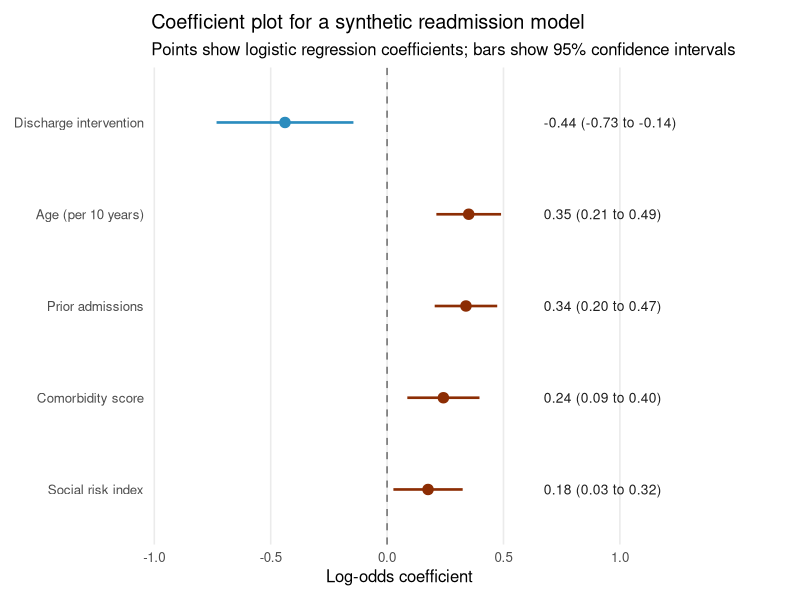
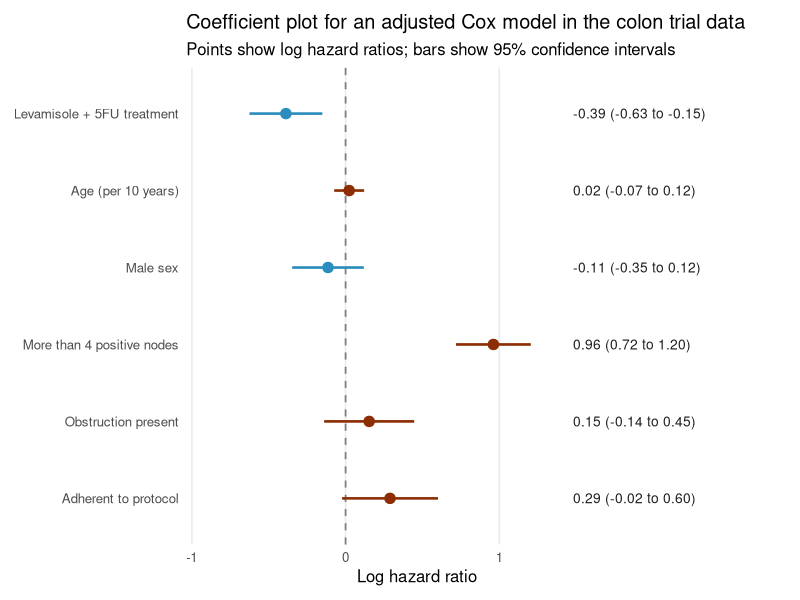

Here is the R script that generated these plots, in order:
## ---- chunk 1
library(dplyr)
library(ggplot2)
library(knitr)

set.seed(2026)

n_patients <- 800

synthetic_readmission <- data.frame(
  age10 = rnorm(n_patients, mean = 6.8, sd = 1.1),
  prior_admissions = rpois(n_patients, lambda = 1.3),
  comorbidity_score = rnorm(n_patients, mean = 0, sd = 1),
  social_risk = rnorm(n_patients, mean = 0, sd = 1),
  intervention = rbinom(n_patients, size = 1, prob = 0.5)
)

linear_predictor <- with(
  synthetic_readmission,
  -1.2 +
    0.22 * age10 +
    0.28 * prior_admissions +
    0.40 * comorbidity_score +
    0.31 * social_risk -
    0.45 * intervention
)

synthetic_readmission$readmission <- rbinom(
  n_patients,
  size = 1,
  prob = plogis(linear_predictor)
)

synthetic_logit <- glm(
  readmission ~ intervention + age10 + prior_admissions + comorbidity_score + social_risk,
  data = synthetic_readmission,
  family = binomial()
)

extract_glm_coefficients <- function(model, labels) {
  model_summary <- summary(model)

  out <- data.frame(
    term = rownames(model_summary$coefficients),
    estimate = model_summary$coefficients[, 1],
    std_error = model_summary$coefficients[, 2],
    row.names = NULL
  ) |>
    dplyr::filter(term != "(Intercept)") |>
    dplyr::mutate(
      conf_low = estimate - 1.96 * std_error,
      conf_high = estimate + 1.96 * std_error,
      term_label = labels[term],
      odds_ratio = exp(estimate),
      or_low = exp(conf_low),
      or_high = exp(conf_high)
    )

  out
}

synthetic_labels <- c(
  intervention = "Discharge intervention",
  age10 = "Age (per 10 years)",
  prior_admissions = "Prior admissions",
  comorbidity_score = "Comorbidity score",
  social_risk = "Social risk index"
)

synthetic_coef <- extract_glm_coefficients(synthetic_logit, synthetic_labels)

synthetic_table <- synthetic_coef |>
  dplyr::transmute(
    predictor = term_label,
    log_odds_coefficient = round(estimate, 3),
    lower_95_ci = round(conf_low, 3),
    upper_95_ci = round(conf_high, 3),
    odds_ratio = round(odds_ratio, 2)
  )

knitr::kable(
  synthetic_table,
  caption = "Synthetic logistic regression estimates used in the coefficient plot"
)
## ---- chunk 2
build_coefficient_plot <- function(data, title, subtitle, x_label) {
  plot_data <- data |>
    dplyr::mutate(
      term_label = factor(term_label, levels = rev(term_label)),
      direction = ifelse(estimate >= 0, "Positive", "Negative"),
      label_text = sprintf("%.2f (%.2f to %.2f)", estimate, conf_low, conf_high)
    )

  label_position <- max(plot_data$conf_high) + 0.15 * diff(range(c(plot_data$conf_low, plot_data$conf_high)))

  ggplot(plot_data, aes(x = estimate, y = term_label, color = direction)) +
    geom_vline(xintercept = 0, color = "#7f7f7f", linetype = "dashed", linewidth = 0.6) +
    geom_segment(
      aes(x = conf_low, xend = conf_high, yend = term_label),
      linewidth = 0.9,
      show.legend = FALSE
    ) +
    geom_point(size = 3.2, show.legend = FALSE) +
    geom_text(
      aes(x = label_position, label = label_text),
      hjust = 0,
      color = "#1f1f1f",
      size = 3.5
    ) +
    scale_color_manual(values = c("Negative" = "#2b8cbe", "Positive" = "#8c2d04")) +
    coord_cartesian(
      xlim = c(
        min(plot_data$conf_low) - 0.15 * diff(range(c(plot_data$conf_low, plot_data$conf_high))),
        label_position + 0.35
      ),
      clip = "off"
    ) +
    labs(
      title = title,
      subtitle = subtitle,
      x = x_label,
      y = NULL
    ) +
    theme_minimal(base_size = 12) +
    theme(
      panel.grid.major.y = element_blank(),
      panel.grid.minor = element_blank(),
      plot.margin = margin(10, 110, 10, 10)
    )
}
## ---- chunk 3
synthetic_coefficient_plot <- build_coefficient_plot(
  synthetic_coef,
  title = "Coefficient plot for a synthetic readmission model",
  subtitle = "Points show logistic regression coefficients; bars show 95% confidence intervals",
  x_label = "Log-odds coefficient"
)

synthetic_coefficient_plot
## ---- chunk 4
library(survival)

colon_os <- survival::colon |>
  dplyr::filter(etype == 2, rx %in% c("Obs", "Lev+5FU")) |>
  dplyr::mutate(
    treatment = ifelse(rx == "Lev+5FU", 1, 0),
    age10 = age / 10,
    male = ifelse(sex == 1, 1, 0),
    nodes4 = ifelse(nodes > 4, 1, 0),
    obstruction = ifelse(obstruct == 1, 1, 0),
    adherence = ifelse(adhere == 1, 1, 0)
  )

colon_cox <- survival::coxph(
  survival::Surv(time, status) ~ treatment + age10 + male + nodes4 + obstruction + adherence,
  data = colon_os
)

extract_cox_coefficients <- function(model, labels) {
  model_summary <- summary(model)

  out <- data.frame(
    term = rownames(model_summary$coefficients),
    estimate = model_summary$coefficients[, "coef"],
    std_error = model_summary$coefficients[, "se(coef)"],
    row.names = NULL
  ) |>
    dplyr::mutate(
      conf_low = estimate - 1.96 * std_error,
      conf_high = estimate + 1.96 * std_error,
      term_label = labels[term],
      hazard_ratio = exp(estimate),
      hr_low = exp(conf_low),
      hr_high = exp(conf_high)
    )

  out
}

colon_labels <- c(
  treatment = "Levamisole + 5FU treatment",
  age10 = "Age (per 10 years)",
  male = "Male sex",
  nodes4 = "More than 4 positive nodes",
  obstruction = "Obstruction present",
  adherence = "Adherent to protocol"
)

colon_coef <- extract_cox_coefficients(colon_cox, colon_labels)

colon_table <- colon_coef |>
  dplyr::transmute(
    predictor = term_label,
    log_hazard_ratio = round(estimate, 3),
    lower_95_ci = round(conf_low, 3),
    upper_95_ci = round(conf_high, 3),
    hazard_ratio = round(hazard_ratio, 2)
  )

knitr::kable(
  colon_table,
  caption = "Adjusted Cox model estimates from the public colon cancer trial data"
)
## ---- chunk 5
colon_coefficient_plot <- build_coefficient_plot(
  colon_coef,
  title = "Coefficient plot for an adjusted Cox model in the colon trial data",
  subtitle = "Points show log hazard ratios; bars show 95% confidence intervals",
  x_label = "Log hazard ratio"
)

colon_coefficient_plot
